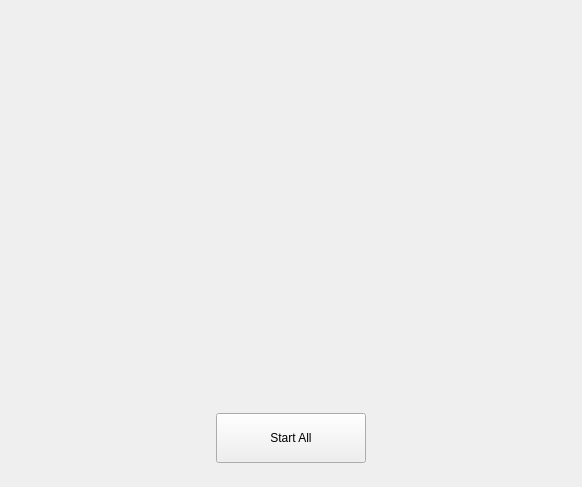
<?xml version="1.0" encoding="UTF-8"?>
<ui version="4.0">
 <class>ControlWidget</class>
 <widget class="QWidget" name="ControlWidget">
  <property name="geometry">
   <rect>
    <x>0</x>
    <y>0</y>
    <width>582</width>
    <height>487</height>
   </rect>
  </property>
  <property name="windowTitle">
   <string>Control Widget</string>
  </property>
  <layout class="QVBoxLayout" name="verticalLayout">
   <item>
    <widget class="QWidget" name="mainWidget" native="true">
     <property name="sizePolicy">
      <sizepolicy hsizetype="Preferred" vsizetype="Preferred">
       <horstretch>0</horstretch>
       <verstretch>5</verstretch>
      </sizepolicy>
     </property>
    </widget>
   </item>
   <item>
    <widget class="QWidget" name="widget" native="true">
     <property name="sizePolicy">
      <sizepolicy hsizetype="Preferred" vsizetype="Preferred">
       <horstretch>0</horstretch>
       <verstretch>1</verstretch>
      </sizepolicy>
     </property>
     <layout class="QHBoxLayout" name="horizontalLayout">
      <item>
       <spacer name="horizontalSpacer">
        <property name="orientation">
         <enum>Qt::Horizontal</enum>
        </property>
        <property name="sizeHint" stdset="0">
         <size>
          <width>40</width>
          <height>20</height>
         </size>
        </property>
       </spacer>
      </item>
      <item>
       <widget class="QPushButton" name="controlAllButton">
        <property name="sizePolicy">
         <sizepolicy hsizetype="Fixed" vsizetype="Fixed">
          <horstretch>0</horstretch>
          <verstretch>0</verstretch>
         </sizepolicy>
        </property>
        <property name="minimumSize">
         <size>
          <width>150</width>
          <height>50</height>
         </size>
        </property>
        <property name="text">
         <string>Start All</string>
        </property>
       </widget>
      </item>
      <item>
       <spacer name="horizontalSpacer_2">
        <property name="orientation">
         <enum>Qt::Horizontal</enum>
        </property>
        <property name="sizeHint" stdset="0">
         <size>
          <width>40</width>
          <height>20</height>
         </size>
        </property>
       </spacer>
      </item>
     </layout>
    </widget>
   </item>
  </layout>
 </widget>
 <resources/>
 <connections/>
</ui>
